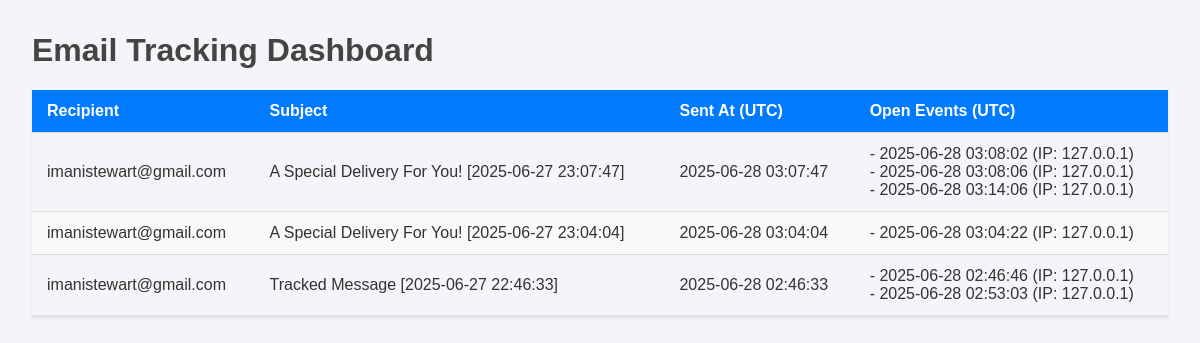
Page /dashboard on the earlier database version.
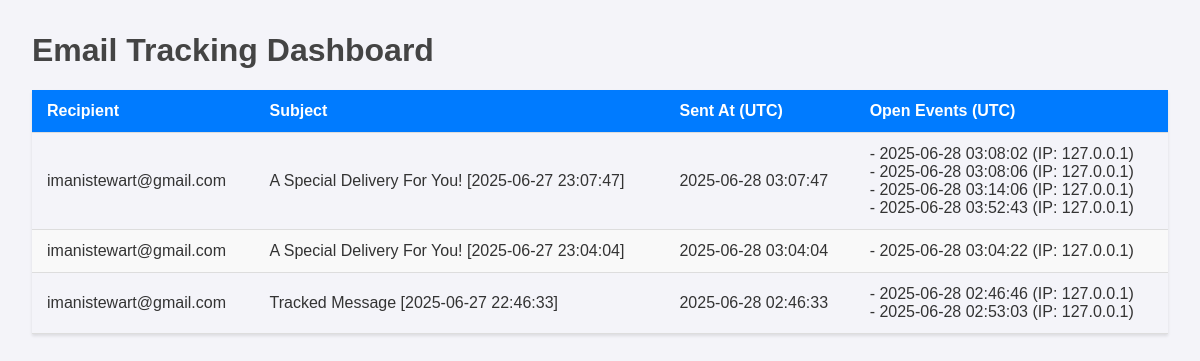
Same page on the later database version.
### tables this page shows
CREATE TABLE open_events (
        id INTEGER PRIMARY KEY AUTOINCREMENT,
        tracking_id TEXT NOT NULL,
        opened_at TIMESTAMP DEFAULT CURRENT_TIMESTAMP,
        ip_address TEXT,
        user_agent TEXT,
        FOREIGN KEY (tracking_id) REFERENCES tracked_emails (tracking_id)
    );

CREATE TABLE tracked_emails (
        tracking_id TEXT PRIMARY KEY,
        recipient TEXT NOT NULL,
        subject TEXT NOT NULL,
        sent_at TIMESTAMP DEFAULT CURRENT_TIMESTAMP
    );

### app.py (the view)
@app.route('/dashboard')
def dashboard():
    conn = get_db_connection()
    query = """
    SELECT
        t.tracking_id, t.recipient, t.subject, t.sent_at,
        o.opened_at, o.ip_address
    FROM tracked_emails t
    LEFT JOIN open_events o ON t.tracking_id = o.tracking_id
    ORDER BY t.sent_at DESC, o.opened_at ASC;
    """
    rows = conn.execute(query).fetchall()
    conn.close()
    emails = {}
    for row in rows:
        tid = row['tracking_id']
        if tid not in emails:
            emails[tid] = {
                'recipient': row['recipient'],
                'subject': row['subject'],
                'sent_at': row['sent_at'],
                'open_events': []
            }
        if row['opened_at']:
            emails[tid]['open_events'].append({'opened_at': row['opened_at'], 'ip_address': row['ip_address']})
    return render_template('dashboard.html', emails=emails.values())

### database.py (called while the page is built)
def _convert_timestamp(val):
    return datetime.strptime(val.decode('utf-8'), '%Y-%m-%d %H:%M:%S')

def get_db_connection():
    conn = sqlite3.connect(DATABASE_FILE, detect_types=sqlite3.PARSE_DECLTYPES)
    conn.row_factory = sqlite3.Row
    conn.execute("PRAGMA foreign_keys = ON")
    return conn

### templates/dashboard.html (shortened to what this page needs)
<!DOCTYPE html>
<html lang="en">
<head>
</head>
<body>
    <h1>Email Tracking Dashboard</h1>
    <table>
        <thead>
            <tr>
                <th>Recipient</th>
                <th>Subject</th>
                <th>Sent At (UTC)</th>
                <th>Open Events (UTC)</th>
            </tr>
        </thead>
        <tbody>
            {% for email in emails %}
            <tr>
                <td>{{ email.recipient }}</td>
                <td>{{ email.subject }}</td>
                <td>{{ email.sent_at.strftime('%Y-%m-%d %H:%M:%S') }}</td>
                <td>
                    {% if email.open_events %}
                        {% for event in email.open_events %}
                            - {{ event.opened_at.strftime('%Y-%m-%d %H:%M:%S') }} (IP: {{ event.ip_address }})<br>
                        {% endfor %}
                    {% else %}
                        <span class="no-opens">Not opened yet</span>
                    {% endif %}
                </td>
            </tr>
            {% endfor %}
        </tbody>
    </table>
</body>
</html>

Differences in the rows shown:
added open_events: opened_at "2025-06-28 03:52:43", ip_address "127.0.0.1", shown under "imanistewart@gmail.com"
